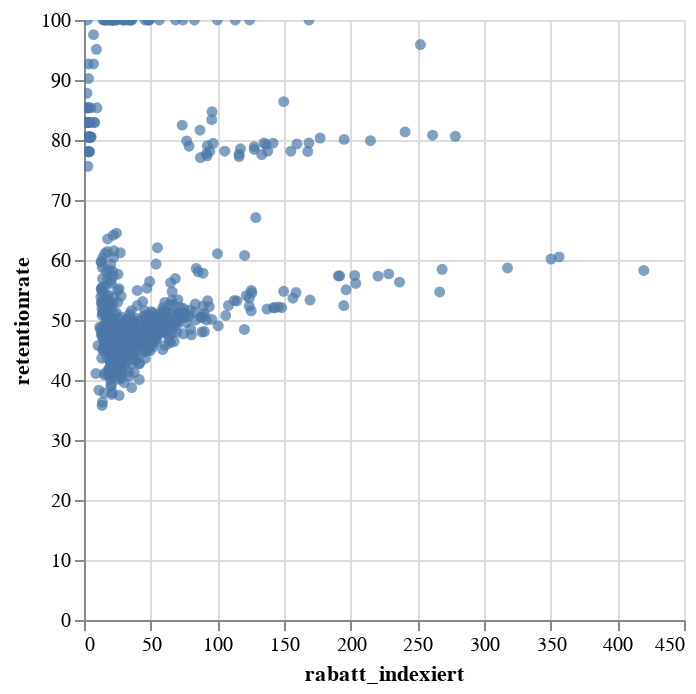

This figure's notebook cell:
### Code cell
data_wo_201410 = data[data['kohorte'] != '201410']

alt.Chart(data_wo_201410).mark_circle().encode(
    x = alt.X('rabatt_indexiert'),
    y = alt.Y(y_label),
    tooltip = ['kohorte', 'monat']
).interactive()

### Figure 1 — Vega-Lite specification as saved in the notebook (floating-point values rounded to 4 significant figures; data arrays with more than 128 entries replaced by an {"elided": "..."} marker saying what was removed)
{"config": {"view": {"continuousWidth": 300, "continuousHeight": 300}}, "data": {"name": "data-979fb33f723d98f01892e00808b5b2d8"}, "mark": {"type": "circle"}, "encoding": {"tooltip": [{"field": "kohorte", "type": "nominal"}, {"field": "monat", "type": "nominal"}], "x": {"field": "rabatt_indexiert", "type": "quantitative"}, "y": {"field": "retentionrate", "type": "quantitative"}}, "params": [{"name": "param_232", "select": {"type": "interval", "encodings": ["x", "y"]}, "bind": "scales"}], "$schema": "https://vega.github.io/schema/vega-lite/v5.20.1.json", "datasets": {"data-979fb33f723d98f01892e00808b5b2d8": {"elided": "668 records"}}}
